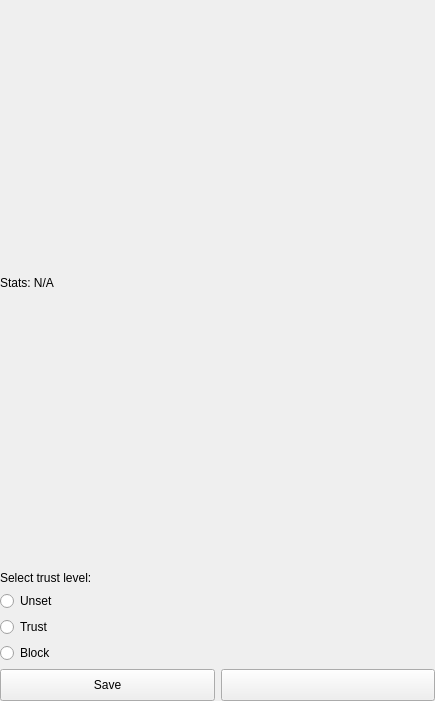
<?xml version="1.0" encoding="UTF-8"?>
<ui version="4.0">
 <class>PairingTrustWidget</class>
 <widget class="QWidget" name="PairingTrustWidget">
  <property name="geometry">
   <rect>
    <x>0</x>
    <y>0</y>
    <width>435</width>
    <height>701</height>
   </rect>
  </property>
  <property name="windowTitle">
   <string>Edit Trust</string>
  </property>
  <layout class="QVBoxLayout" name="verticalLayout">
   <property name="leftMargin">
    <number>0</number>
   </property>
   <property name="topMargin">
    <number>0</number>
   </property>
   <property name="rightMargin">
    <number>0</number>
   </property>
   <property name="bottomMargin">
    <number>0</number>
   </property>
   <item>
    <widget class="PortableIDWidget" name="widgetParticipantCertificate" native="true">
     <property name="sizePolicy">
      <sizepolicy hsizetype="Minimum" vsizetype="Expanding">
       <horstretch>0</horstretch>
       <verstretch>0</verstretch>
      </sizepolicy>
     </property>
    </widget>
   </item>
   <item>
    <widget class="QLabel" name="labelStats">
     <property name="text">
      <string>Stats: N/A</string>
     </property>
    </widget>
   </item>
   <item>
    <widget class="TrustSymbolWidget" name="widgetTrustLevel" native="true">
     <property name="sizePolicy">
      <sizepolicy hsizetype="Expanding" vsizetype="Expanding">
       <horstretch>0</horstretch>
       <verstretch>0</verstretch>
      </sizepolicy>
     </property>
     <property name="svgURL" stdset="0">
      <string>:/icons/block.svg</string>
     </property>
    </widget>
   </item>
   <item>
    <layout class="QVBoxLayout" name="verticalLayout_2">
     <item>
      <widget class="QLabel" name="label">
       <property name="text">
        <string>Select trust level:</string>
       </property>
      </widget>
     </item>
     <item>
      <widget class="QRadioButton" name="radioButtonTrustUnset">
       <property name="text">
        <string>Unset</string>
       </property>
       <attribute name="buttonGroup">
        <string notr="true">buttonGroupTrust</string>
       </attribute>
      </widget>
     </item>
     <item>
      <widget class="QRadioButton" name="radioButtonTrustSet">
       <property name="text">
        <string>Trust</string>
       </property>
       <attribute name="buttonGroup">
        <string notr="true">buttonGroupTrust</string>
       </attribute>
      </widget>
     </item>
     <item>
      <widget class="QRadioButton" name="radioButtonTrustBlock">
       <property name="text">
        <string>Block</string>
       </property>
       <attribute name="buttonGroup">
        <string notr="true">buttonGroupTrust</string>
       </attribute>
      </widget>
     </item>
    </layout>
   </item>
   <item>
    <layout class="QHBoxLayout" name="horizontalLayout_2">
     <item>
      <widget class="QPushButton" name="pushButtonSaveEdits">
       <property name="sizePolicy">
        <sizepolicy hsizetype="Minimum" vsizetype="Minimum">
         <horstretch>0</horstretch>
         <verstretch>0</verstretch>
        </sizepolicy>
       </property>
       <property name="minimumSize">
        <size>
         <width>32</width>
         <height>32</height>
        </size>
       </property>
       <property name="text">
        <string>Save</string>
       </property>
      </widget>
     </item>
     <item>
      <widget class="QPushButton" name="pushButtonRemove">
       <property name="minimumSize">
        <size>
         <width>32</width>
         <height>32</height>
        </size>
       </property>
       <property name="text">
        <string/>
       </property>
       <property name="icon">
        <iconset resource="../../libres/resources/icons.qrc">
         <normaloff>:/icons/trash.svg</normaloff>:/icons/trash.svg</iconset>
       </property>
      </widget>
     </item>
    </layout>
   </item>
  </layout>
 </widget>
 <customwidgets>
  <customwidget>
   <class>PortableIDWidget</class>
   <extends>QWidget</extends>
   <header location="global">node/PortableIDWidget.hpp</header>
   <container>1</container>
  </customwidget>
  <customwidget>
   <class>TrustSymbolWidget</class>
   <extends>QWidget</extends>
   <header location="global">pairing/TrustSymbolWidget.hpp</header>
   <container>1</container>
  </customwidget>
 </customwidgets>
 <resources>
  <include location="../../libres/resources/icons.qrc"/>
 </resources>
 <connections/>
 <buttongroups>
  <buttongroup name="buttonGroupTrust"/>
 </buttongroups>
</ui>
